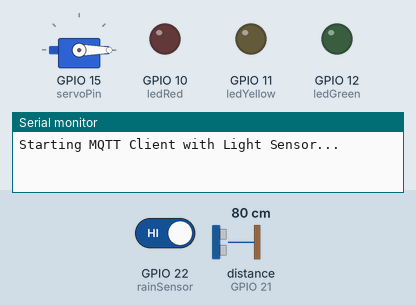
Simulated run of this sketch. Board: ESP32. Parts: servo, output pins drawn as LEDs (lit = HIGH), the last lines printed to the serial monitor. The test bench sets the inputs (shaded band); at power-on: distance to the obstacle (sensor on GPIO 21) 80 cm, GPIO 22 (rainSensor) HIGH. The echo pulse lasts 58.3 µs per cm; no MQTT or app messages arrive unless stated.

Above: at 2.2 s.
2.3 s: distance to the obstacle (sensor on GPIO 21) set to 23 cm
6.5 s: distance to the obstacle (sensor on GPIO 21) set to 18 cm
At 10.6 s:
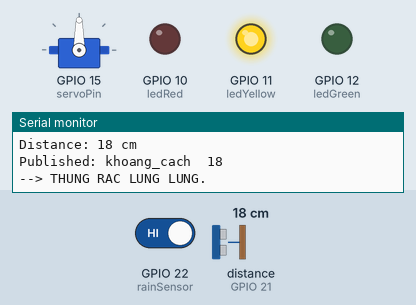
11.5 s: GPIO 22 (rainSensor) driven LOW
At 15.7 s:
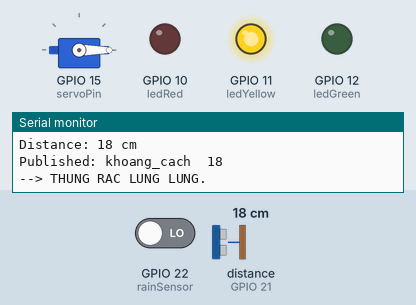
16.5 s: distance to the obstacle (sensor on GPIO 21) set to 7 cm
21.2 s: distance to the obstacle (sensor on GPIO 21) set to 4 cm
At 25.7 s:
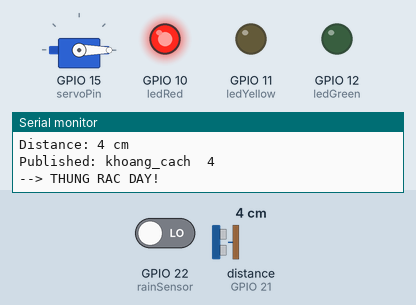
26.5 s: GPIO 22 (rainSensor) driven HIGH
At 30.7 s:
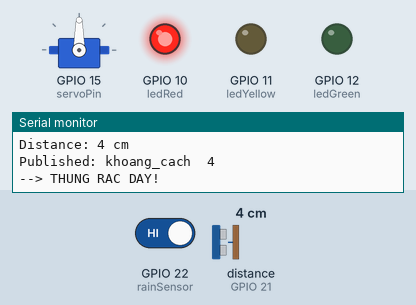
Timing chart, 0 to 32.2 s (numbered marks = the images above; inputs shaded):
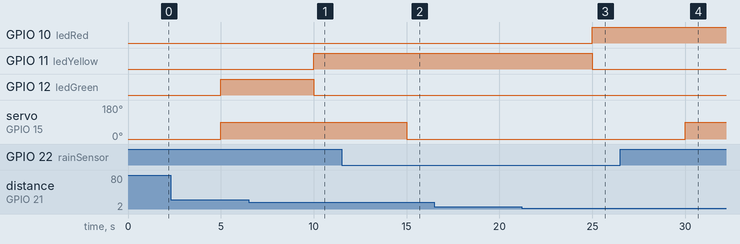

The sketch:

code_thung_rac.ino
```cpp
#include "EspMQTTClient.h" //để sử dụng kết nối WiFi và giao tiếp với MQTT broker.
#include <Ultrasonic.h> //Sử dụng thư viện để giao tiếp với cảm biến siêu âm HC-SR04.
#include <ArduinoJson.h>  //Tạo và phân tích chuỗi JSON
#include <ESP32Servo.h>   // Bao gồm thư viện Servo

// Khai báo chân cảm biến ánh sáng
#define trig 20
#define echo 21

// --- LED ---
#define ledGreen 12  // LED xanh: Rỗng/ít rác
#define ledYellow 11 // LED vàng: Lưng lửng rác
#define ledRed 10   // LED đỏ: Đầy rác

// --- Cảm biến mưa ---
#define rainSensor 22 // Chân DO của cảm biến mưa

// --- Động cơ Servo ---
Servo myServo;              // Tạo đối tượng Servo
#define servoPin 15    // Chân tín hiệu của Servo

// --- Góc Servo cho nắp thùng ---
#define ClosedAngle  0   // Góc đóng nắp
#define OpenAngle  90    // Góc mở nắp (hoặc 180 tùy thuộc vào cơ cấu)

#define MAX_DISTANCE_CM 40.0
#define MIN_DISTANCE_CM 5.0


Ultrasonic ultrasonic(trig, echo);//tạo một đối tượng cảm biến siêu âm dùng thư viện Ultrasonic.h.
// một số câu lệnh khác vs thư viện ultrasonic.h:
//long distance = ultrasonic.read();  // Tự động tính khoảng cách (cm)

//tạo một kết nối từ ESP8266/ESP32 đến MQTT broker qua Wi-Fi.
EspMQTTClient client(
  "aaaaaaaa",     // Thay bằng SSID Wi-Fi của bạn
  "12345678",     // Thay bằng Mật khẩu Wi-Fi của bạn
  "192.168.222.92",   // IP của MQTT Broker
  "",                 // Bỏ trống nếu không dùng Username
  "",                 // Bỏ trống nếu không dùng Password
  "TestClient",       // Client ID
  1883                // Port MQTT (mặc định là 1883)
);

// Biến để quản lý thời gian gửi tin nhắn định kỳ cho tất cả các cảm biến
unsigned long previousMillis = 0; //Lưu thời điểm lần cuối gửi dữ liệu (đơn vị: mili giây).
const long interval = 5000; // Gửi tin nhắn mỗi 5 giây

void setup()
{
  Serial.begin(115200); //Mở cổng Serial monitor để giao tiếp với máy tính với tốc độ 115200 bps. Dùng để xem log, debug, hoặc xuất dữ liệu.
  Serial.println("Starting MQTT Client with Light Sensor...");

  client.enableDebuggingMessages(); //Bật chế độ gỡ lỗi (debug) cho EspMQTTClient, cho phép bạn thấy thông tin như: kết nối Wi-Fi, MQTT, lỗi... qua Serial Monitor.

  pinMode(ledGreen,OUTPUT);// cấu hình đèn xanh ban đầu là tắt
  digitalWrite(ledGreen, LOW);
  pinMode(ledYellow,OUTPUT);// cấu hình đèn vàng ban đầu là tắt
  digitalWrite(ledYellow, LOW);
  pinMode(ledRed,OUTPUT);// cấu hình đèn đỏ ban đầu là tắt
  digitalWrite(ledRed, LOW);

  pinMode(rainSensor, INPUT); // DO của cảm biến mưa

  myServo.setPeriodHertz(50);    // Tần số PWM 50Hz
  myServo.attach(servoPin, 500, 2400); // Thiết lập xung PWM cho ESP32
  myServo.write(ClosedAngle);

  delay(1000); // Đợi servo ổn định
}

void onConnectionEstablished() //hàm callback (được gọi tự động) khi kết nối WiFi và MQTT đã thành công.
{
  Serial.println("WiFi and MQTT Connection Established!");

  client.subscribe("mytopic/test", [](const String & payload) {              // Đăng ký lắng nghe topic "mytopic/test"

    Serial.println("Received on mytopic/test: " + payload);
  });

  client.subscribe("khoang_cach/#", [](const String & topic, const String & payload) {          //Đăng ký lắng nghe tất cả các sub-topic thuộc "khoang_cach/"
    Serial.println("(From khoang_cach) topic: " + topic + ", payload: " + payload);             //Dấu # là wildcard trong MQTT (giống như “mọi thứ phía sau”).
  });

  client.publish("mytopic/test", "ESP32 TestClient with Light Sensor is online!");             //Gửi một thông báo tới topic "mytopic/test" để báo rằng ESP32 đã khởi động xong và đang hoạt động.
}

int calculateFillPercentage(float distance_cm) {
  float percent = 100.0 * (MAX_DISTANCE_CM - distance_cm) / (MAX_DISTANCE_CM - MIN_DISTANCE_CM);
  percent = constrain(percent, 0, 100); //Đảm bảo giá trị nằm trong khoảng 0–100%, tránh trường hợp kết quả âm hoặc lớn hơn 100 do lỗi đo
  return (int)round(percent);//Làm tròn kết quả và ép kiểu sang int để dễ hiển thị hoặc xử lý.

}
void resetLEDs() {
  digitalWrite(ledRed, LOW);
  digitalWrite(ledYellow, LOW);
  digitalWrite(ledGreen, LOW);
}

void loop()
{
  client.loop(); // LUÔN LUÔN gọi client.loop()

  unsigned long currentMillis = millis(); // lấy thời gian hiện tại

  if (currentMillis - previousMillis >= interval) {//Dùng millis() để chạy định kỳ 5 giây một lần, không dùng delay() → giúp chương trình không bị treo.

    previousMillis = currentMillis;//sau khi đo thì gắn lại mốc thời gian

    if (client.isConnected()) {  //Kiểm tra MQTT có đang kết nối không trước khi gửi dữ liệu.
        // Đọc giá trị từ cảm biến ánh sáng
      long distance_cm = ultrasonic.read(); // Đọc khoảng cách từ cảm biến
      int rainStatus = digitalRead(rainSensor); // Đọc trạng thái chân DO

      if (rainStatus == LOW) { // Thường là LOW khi có mưa, HIGH khi không (tùy module)
        Serial.println("--> TROI DANG MUA! Dong nap thung rac.");
        myServo.write(ClosedAngle); // Đảm bảo nắp đóng khi trời mưa

      } else {
        Serial.println("--> Troi khong mua.");
        myServo.write(OpenAngle); // Mở nắp nếu không mưa và còn chỗ
      }

      if (distance_cm == -1 || distance_cm == 0 || distance_cm > 400) {  // Xử lý trường hợp lỗi hoặc ngoài tầm
        Serial.println("Error or out of range.");
      } else { // Sử dụng giá trị khoảng cách
        Serial.print("Distance: ");
        Serial.print(distance_cm);
        Serial.println(" cm"); // in thông tin trong serial monitor

        // Gửi qua MQTT:
        Serial.println("Published: khoang_cach  " + String(distance_cm));
        // chuyển đổi sang phần trăm và gửi đi
        int percent_full = calculateFillPercentage(distance_cm);
        StaticJsonDocument<200> doc;
        // Thêm các cặp key-value vào đối tượng JSON
        doc["distance_cm"] = distance_cm;
        doc["percent_full"] = percent_full;
        doc["rainStatus"] = rainStatus ;
        // Chuyển đối tượng JSON thành chuỗi JSON
        String a;
        serializeJson(doc, a);
        client.publish("khoang_cach", a);
      }

      resetLEDs();
      if (distance_cm <= 5) {
        digitalWrite(ledRed, HIGH);   // Đèn đỏ sáng: Thùng đầy
        Serial.println("--> THUNG RAC DAY!");
      } else if (distance_cm <= 20) {
        digitalWrite(ledYellow, HIGH); // Đèn vàng sáng: Thùng lưng lửng
        Serial.println("--> THUNG RAC LUNG LUNG.");
      } else {
        digitalWrite(ledGreen, HIGH);  // Đèn xanh sáng: Thùng rỗng/ít rác
        Serial.println("--> THUNG RAC IT RAC.");
      }

    } else {
      Serial.println("MQTT not connected, skipping sensor publish.");
    }

  }

}
```

Measured:
- the behaviour switches between 21 and 20 cm on distance to the obstacle (sensor on GPIO 21) (found by bisection; images 0 and 1)
- the behaviour switches between 6 and 5 cm on distance to the obstacle (sensor on GPIO 21) (found by bisection; images 2 and 3)
- after the input at 6.5 s, GPIO 11 (ledYellow): LOW → HIGH after 3.5 s; GPIO 12 (ledGreen): HIGH → LOW after 3.5 s
- after the input at 11.5 s, servo on GPIO 15 (servoPin): 90° → 0° after 3.5 s
- after the input at 21.2 s, GPIO 10 (ledRed): LOW → HIGH after 3.8 s; GPIO 11 (ledYellow): HIGH → LOW after 3.8 s
- after the input at 26.5 s, servo on GPIO 15 (servoPin): 0° → 90° after 3.5 s
